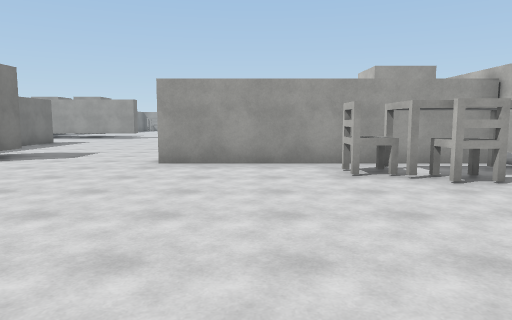
view 1 (above)

24 first-person views from a walk through a 3-D level made in the Unity game engine. The camera is 1.5 m above the floor, tilts 6° down and sees 70° across. The floor is counted in squares, 2 m on a side. Each view is taken from the middle of a square. On the plan, view 1 faces up. The plan holds only what a view shows up to about 11 squares ahead; the rest is blank. The place goes on beyond the plan. The player is left out. Surface patterns are stand-ins for the level's own textures.

view 2
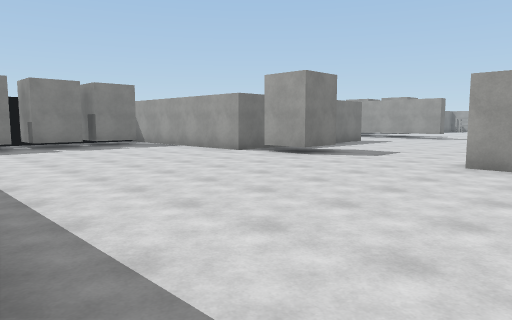

view 3
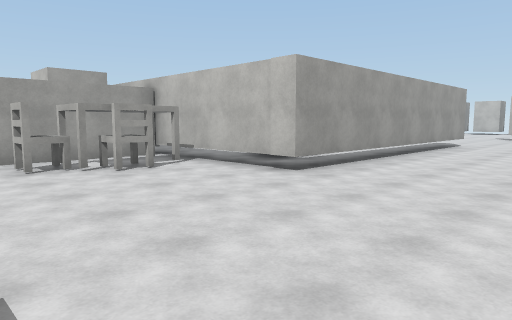

view 4
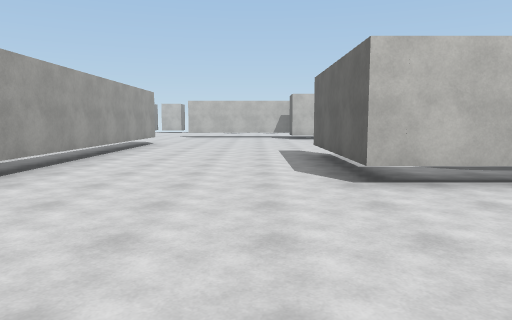

view 5
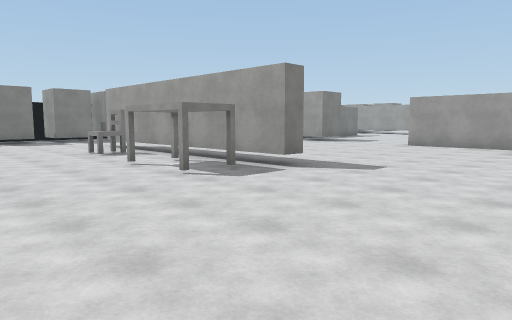

view 6
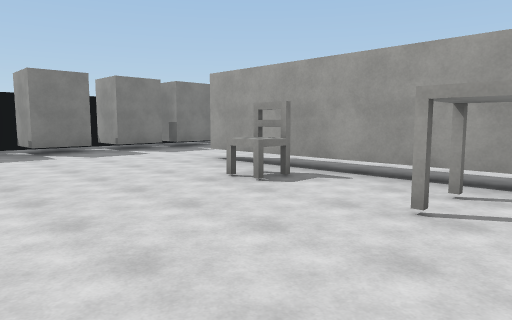

view 7
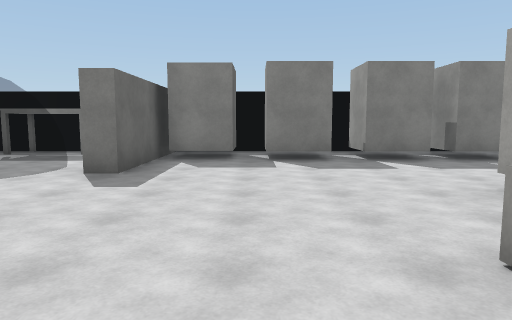

view 8
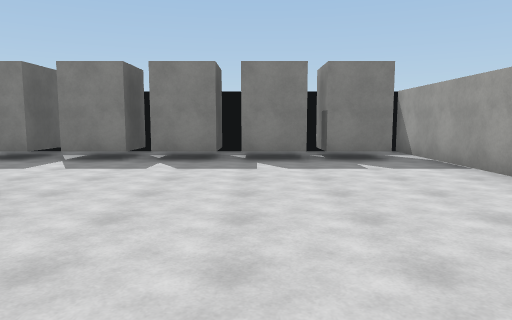

view 9
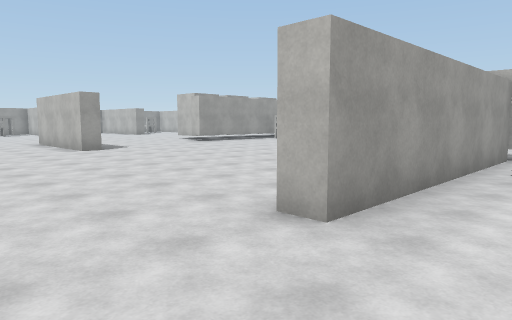

view 10
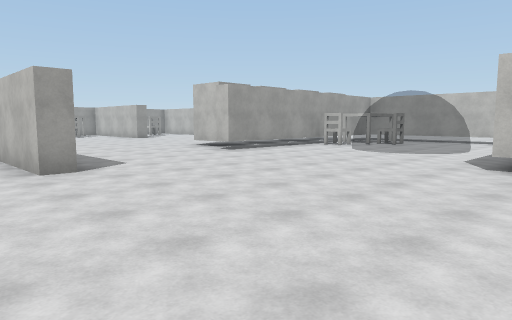

view 11
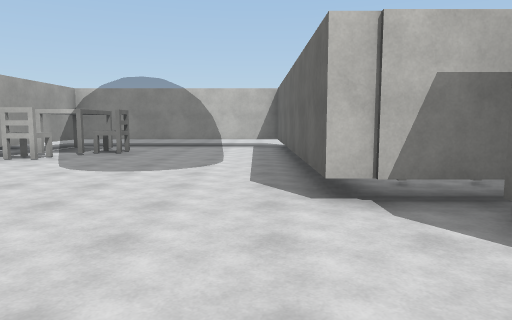

view 12
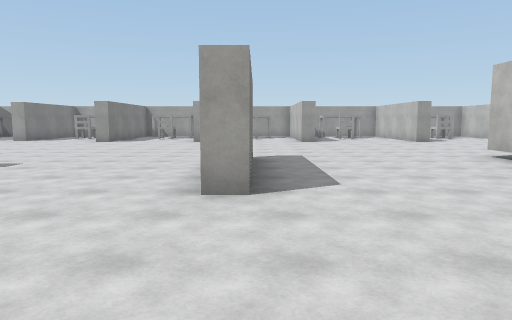

view 13
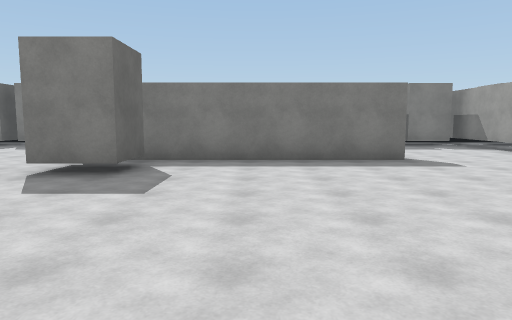

view 14
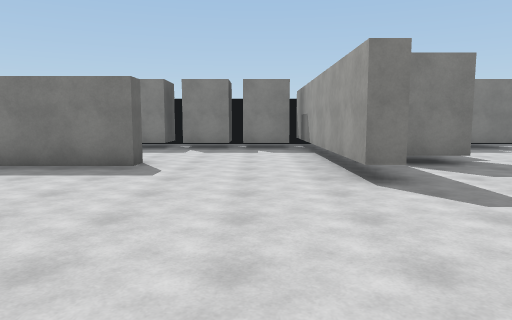

view 15
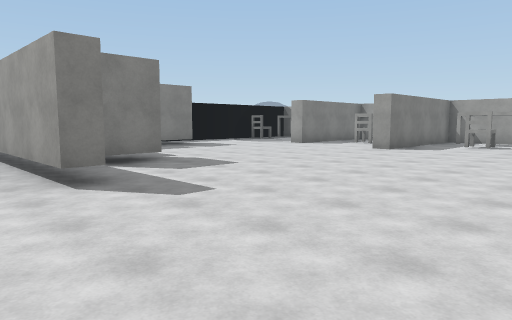

view 16
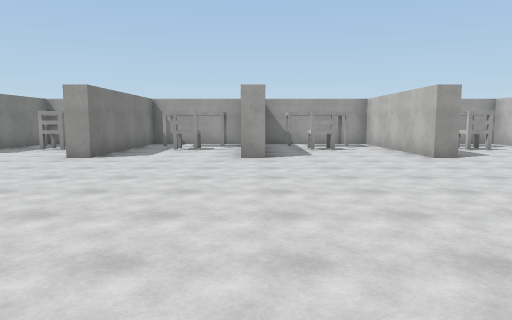

view 17
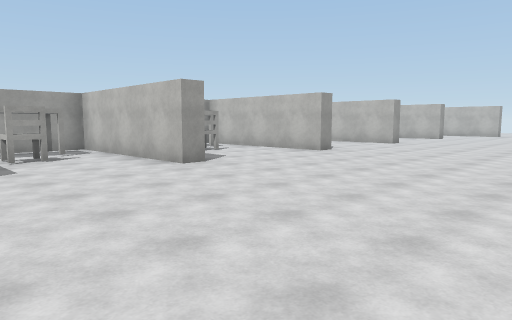

view 18
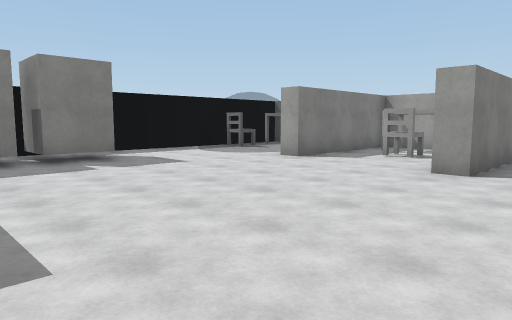

view 19
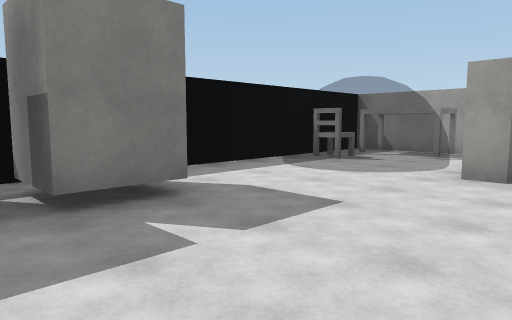

view 20
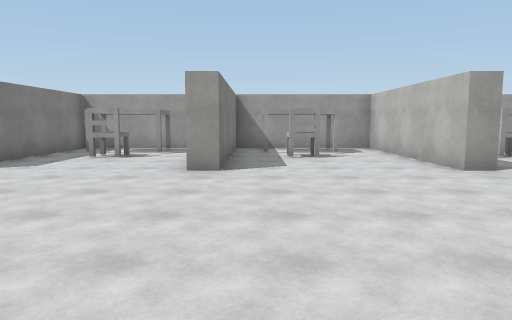

view 21
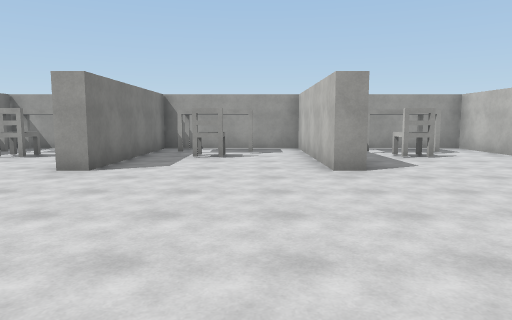

view 22
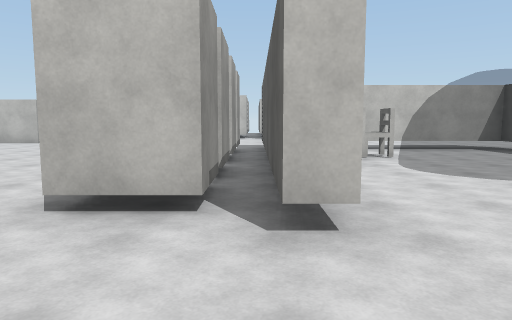

view 23
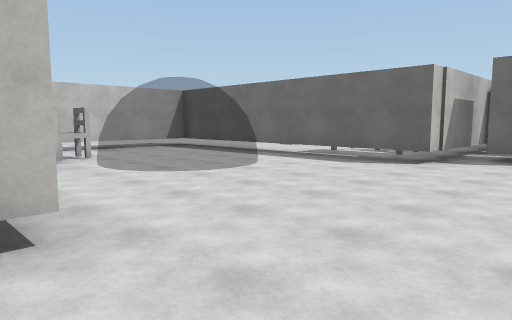

view 24
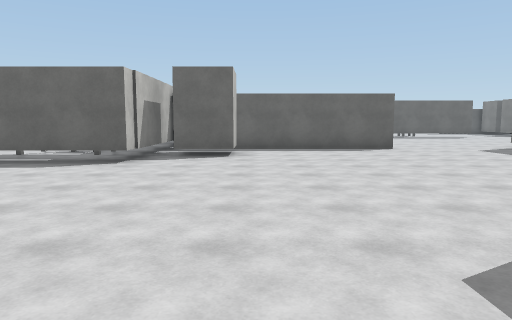

### Floor plan
Key: @ floor where view 1 was taken; # wall or solid block; x gap in a wall; . floor; = window, fence, low wall or low ledge; B block; C chair; T thing the floor can be seen under or through; A table; O other object.
Columns run from 14 left of view 1 to 12 right of it. Each row starts with its distance up from view 1.
 30               #############
 29  #AA # #      ..##..#..x.#.
 28  #AA ####..###..##..#....##
 27  #C==#CC#.C. .C.#.C.#.C..#C
 26 #====#..#... ...#...#....#.
 25 #.==....#...#...#...#....#.
 24 #..........................
 23 #..........................
 22 #.B.......................
 21 #.B.......................
 20   B......................
 19      ................. .
 18      .B....... ....BBBBBBB
 17    ######.....#....#######.
 16   B...........#.......C####
 15   B...........#........#C##
 14   B..................===C.#
 13   B..................===..#
 12   BB.  #.............===..#
 11        #..................#
 10        #...........TTTTT###
  9        #.........B.T....
  8        #B........B.#O..
  7  #######B....#######..
  6  .................#
  5 #.B.............CC##
  4 #.B................# .....
  3 #.B................########
  2 #.B........................
  1 #.B........................
  0 #.B....TTTTTTT@...........
 -1 #.......C..A..............
 -2 #.B................####...
 -3 #..................#. ....
 -4  .B................#
 -5   ###........ ....

Positions as (right, up) in squares from view 1, and headings:
1: (0, 0), facing up
2: (0, 0), facing up-left
3: (0, -1), facing up-right
4: (0, -1), facing right
5: (3, -5), facing up-left
6: (-2, -5), facing up-left
7: (-4, -3), facing left
8: (-4, 3), facing left
9: (-4, 5), facing up-right
10: (-2, 9), facing up-right
11: (1, 11), facing right
12: (0, 11), facing up
13: (0, 10), facing left
14: (-1, 15), facing left
15: (-1, 15), facing up-left
16: (-2, 17), facing up
17: (-2, 19), facing up-right
18: (-4, 19), facing up-left
19: (-8, 20), facing up-left
20: (7, 19), facing up
21: (9, 19), facing up
22: (2, 17), facing right
23: (2, 17), facing down-right
24: (2, 17), facing down
